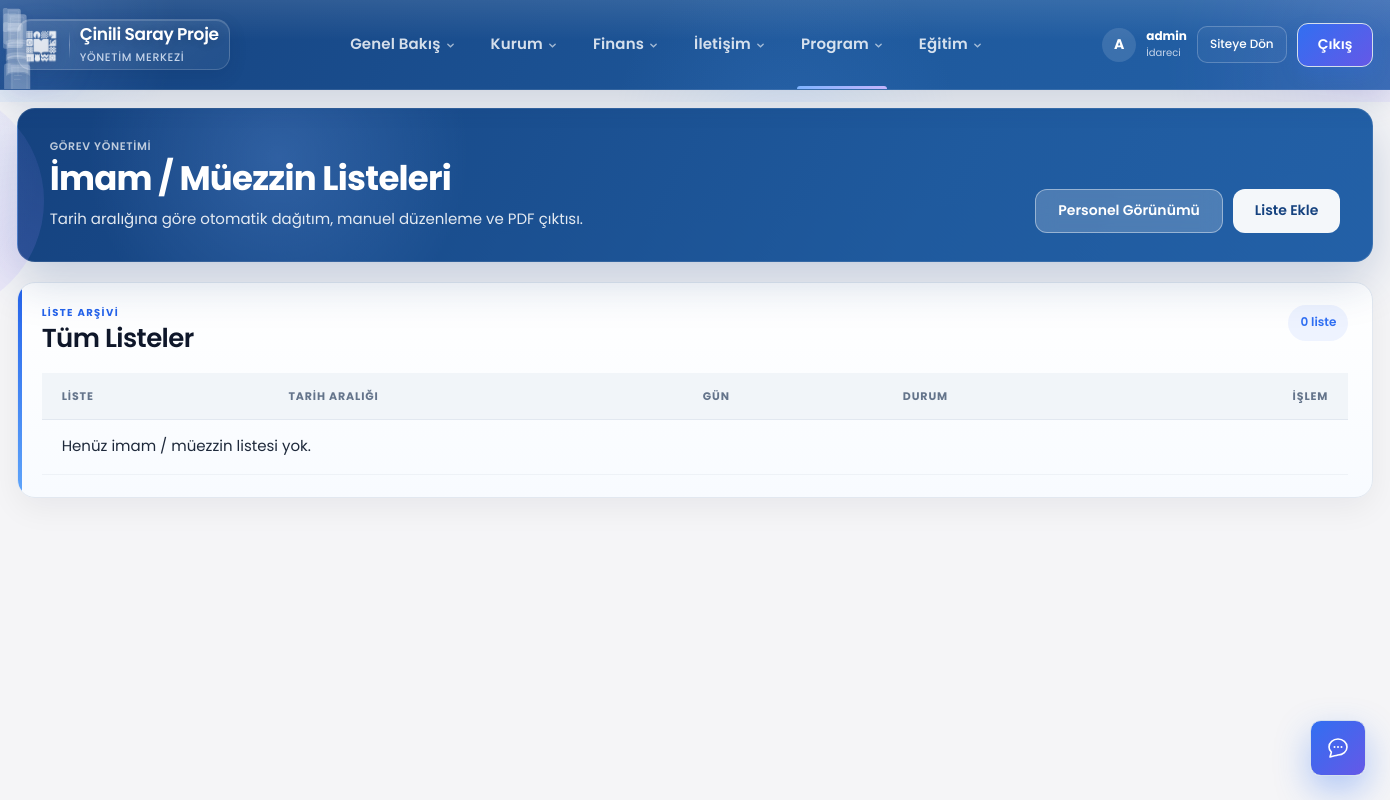
/yonetim/imam-muezzin/ (signed in), run on an earlier commit of the app's database.
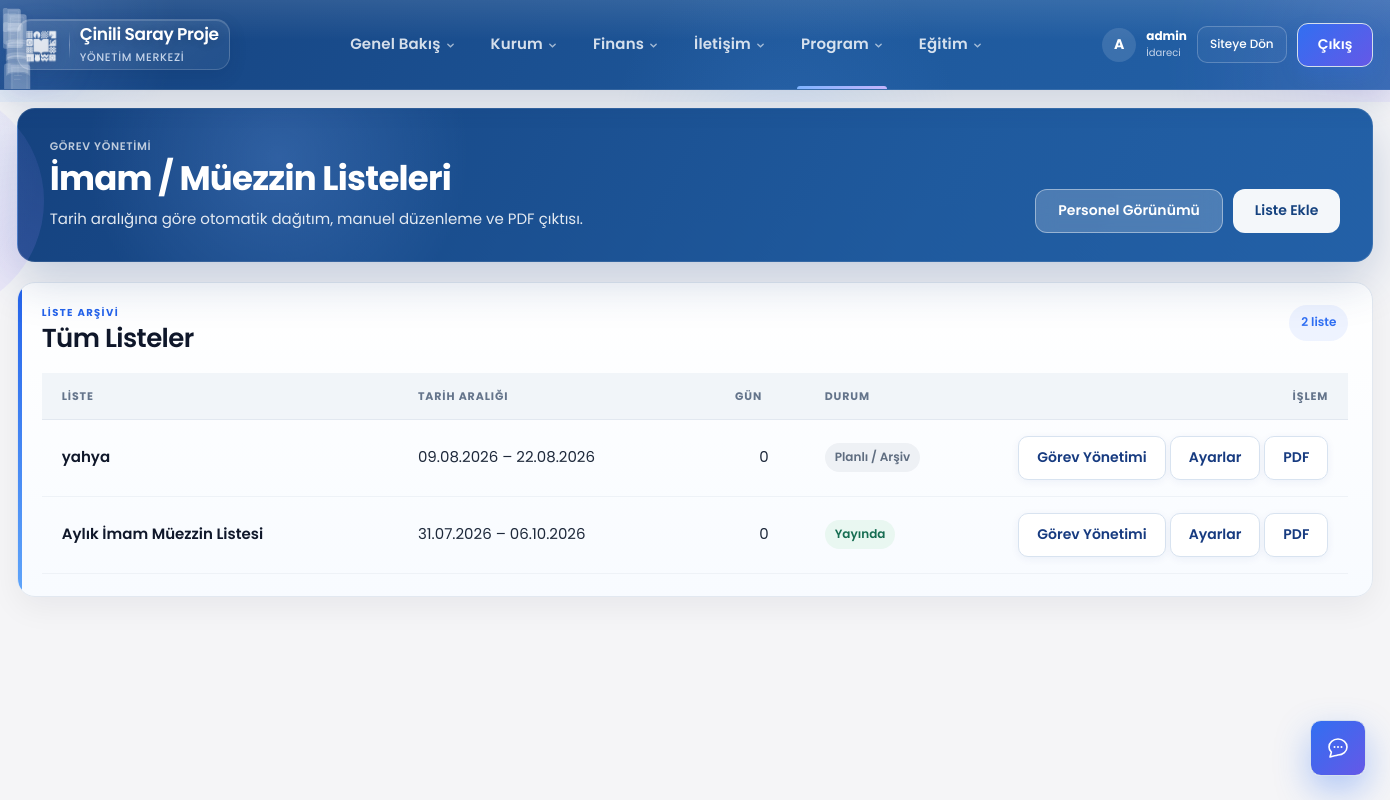
And on a later commit of the database.
### takip/models.py (models this page shows, shortened)
class ImamMuezzinListesi(models.Model):
    ad = models.CharField(
        max_length=200,
        verbose_name="Liste adı",
    )
    baslangic_tarihi = models.DateField(
        verbose_name="Başlangıç tarihi",
    )
    bitis_tarihi = models.DateField(
        verbose_name="Bitiş tarihi",
    )
    cumartesi_dahil = models.BooleanField(
        default=True,
        verbose_name="Cumartesi dahil",
    )
    pazar_dahil = models.BooleanField(
        default=False,
        verbose_name="Pazar dahil",
    )
    haric_tarihler = models.JSONField(
        default=list,
        blank=True,
        verbose_name="Hariç tutulan günler",
        help_text="ISO formatında tarih listesi (YYYY-MM-DD).",
    )
    talebe_havuzu = models.ManyToManyField(
        Talebe,
        blank=True,
        related_name="imam_muezzin_listeleri",
        verbose_name="Talebe havuzu",
        help_text="Boş bırakılırsa tüm aktif talebeler kullanılır.",
    )
    aktif = models.BooleanField(
        default=True,
        verbose_name="Aktif",
    )
    olusturan = models.ForeignKey(
        User,
        on_delete=models.SET_NULL,
        null=True,
        blank=True,
        related_name="olusturdugu_imam_listeleri",
        verbose_name="Oluşturan",
    )
    olusturulma = models.DateTimeField(auto_now_add=True)
    guncellenme = models.DateTimeField(auto_now=True)
    class Meta:
        verbose_name = "İmam müezzin listesi"
        verbose_name_plural = "İmam müezzin listeleri"
        ordering = ["-baslangic_tarihi", "ad"]
    @property
    def tarih_araligi_goster(self) -> str:
        return (
            f"{self.baslangic_tarihi.strftime('%d.%m.%Y')}"
            f" – {self.bitis_tarihi.strftime('%d.%m.%Y')}"
        )
    @property
    def yayinda_mi(self) -> bool:
        if not self.aktif:
            return False
        bugun = timezone.localdate()
        return self.baslangic_tarihi <= bugun <= self.bitis_tarihi

### takip/yonetim_views.py (the view)
@yonetici_gerekli
def imam_listesi(request):
    listeler = (
        ImamMuezzinListesi.objects.prefetch_related("atamalar")
        .annotate(gun_sayisi=Count("atamalar"))
        .order_by("-baslangic_tarihi", "ad")
    )
    return render(
        request,
        "yonetim/imam_listesi.html",
        {
            "listeler": listeler,
            "bugun_atama": bugunun_atamasi(),
        },
    )

### takip/asistan_service.py (called while the page is built)
def asistan_kullanilabilir(user: User) -> bool:
    if not getattr(settings, "AI_ASSISTANT_ENABLED", True):
        return False
    if not user.is_authenticated:
        return False
    if kullanici_veli_mi(user) or kullanici_talebe_mi(user) or ogretmen_paneli_kullanicisi_mi(user):
        return False
    return can(user, "asistan", "view") or user.is_superuser

### takip/imam_muezzin_service.py (called while the page is built)
def bugunun_listesi() -> ImamMuezzinListesi | None:
    bugun = localdate()
    return (
        ImamMuezzinListesi.objects.filter(
            aktif=True,
            baslangic_tarihi__lte=bugun,
            bitis_tarihi__gte=bugun,
        )
        .order_by("-baslangic_tarihi", "id")
        .first()
    )

def bugunun_atamasi() -> ImamMuezzinAtama | None:
    liste = bugunun_listesi()
    if not liste:
        return None
    return (
        liste.atamalar.select_related("imam", "muezzin")
        .filter(tarih=localdate())
        .first()
    )

### takip/ogretmen_service.py (called while the page is built, shortened)
def ogretmen_hocasi_for_user(user: User) -> EtutHocasi | None:
    if not user.is_authenticated:
        return None
    hoca = etut_hocasi_for_user(user)
    if hoca and hoca.aktif:
        return hoca

### templates/yonetim/imam_listesi.html (shortened to what this page needs)
{% extends "yonetim/base.html" %}
{% block content %}
<header class="page-head patterned-page-head yonetim-page-head">
    <div>
        <p class="kicker">GÖREV YÖNETİMİ</p>
        <h1>İmam / Müezzin Listeleri</h1>
        <p class="muted">Tarih aralığına göre otomatik dağıtım, manuel düzenleme ve PDF çıktısı.</p>
    </div>
    <div class="yonetim-page-head-actions">
        <a href="{% url 'imam_muezzin_panel' %}" class="ghost-btn yonetim-head-ghost">Personel Görünümü</a>
        <a href="{% url 'yonetim:imam_ekle' %}" class="primary-btn">Liste Ekle</a>
    </div>
</header>
<section class="report-table-card yonetim-table-card">
    <div class="card-heading">
        <div>
            <p class="card-kicker">LİSTE ARŞİVİ</p>
            <h2>Tüm Listeler</h2>
        </div>
        <span class="report-record-count">{{ listeler|length }} liste</span>
    </div>
    <div class="responsive-table">
        <table class="report-data-table yonetim-data-table">
            <thead>
                <tr>
                    <th>Liste</th>
                    <th>Tarih Aralığı</th>
                    <th>Gün</th>
                    <th>Durum</th>
                    <th class="yonetim-action-col">İşlem</th>
                </tr>
            </thead>
            <tbody>
                {% for liste in listeler %}
                <tr>
                    <td><strong>{{ liste.ad }}</strong></td>
                    <td>{{ liste.tarih_araligi_goster }}</td>
                    <td class="num-col">{{ liste.gun_sayisi }}</td>
                    <td>
                        {% if liste.yayinda_mi %}
                            <span class="status-pill status-okunuyor">Yayında</span>
                        {% elif liste.aktif %}
                            <span class="status-pill status-yarim">Planlı / Arşiv</span>
                        {% else %}
                            <span class="status-pill status-iade">Pasif</span>
                        {% endif %}
                    </td>
                    <td class="yonetim-action-col">
                        <a href="{% url 'yonetim:imam_gorev_panel' liste.pk %}" class="yonetim-link">Görev Yönetimi</a>
                        <a href="{% url 'yonetim:imam_duzenle' liste.pk %}" class="yonetim-link">Ayarlar</a>
                        <a href="{% url 'yonetim:imam_pdf' liste.pk %}" class="yonetim-link">PDF</a>
                    </td>
                </tr>
                {% empty %}
                <tr>
                    <td colspan="5" class="report-empty">Henüz imam / müezzin listesi yok.</td>
                </tr>
                {% endfor %}
            </tbody>
        </table>
    </div>
</section>
{% endblock %}

What changed in the data, as far as the page shows it:
added ImamMuezzinListesi: ad "yahya", tarih_araligi_goster "09.08.2026 – 22.08.2026", gun_sayisi "0", aktif "Planlı / Arşiv"
added ImamMuezzinListesi: ad "Aylık İmam Müezzin Listesi", tarih_araligi_goster "31.07.2026 – 06.10.2026", gun_sayisi "0", aktif "Yayında"
Also different on the page:
{{ listeler|length }}: "0" → "2"
text no longer shown: "Henüz imam / müezzin listesi yok."
